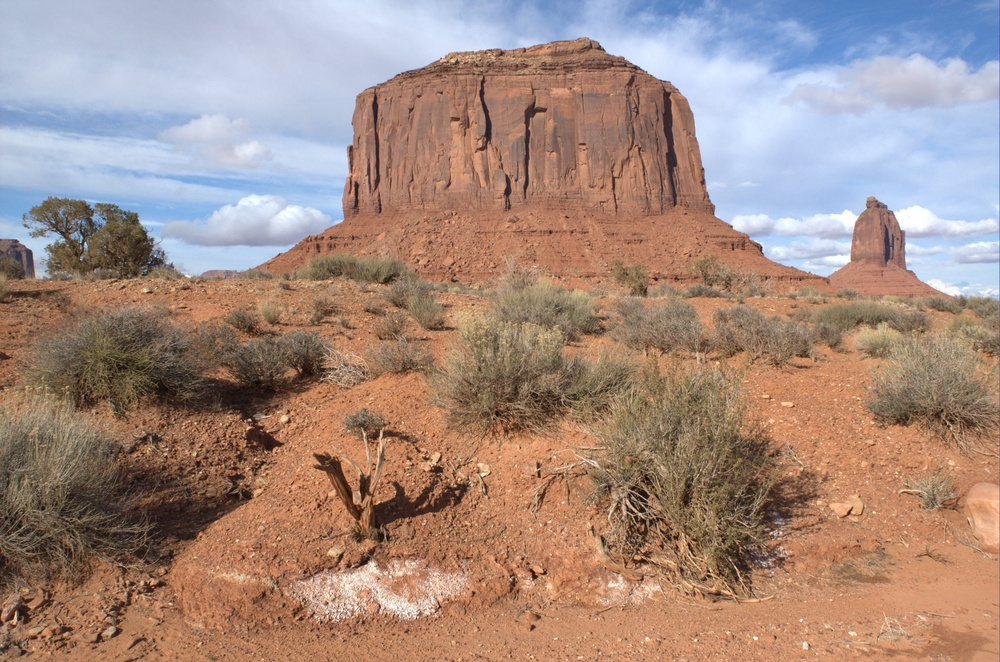
#> input picture sample_images/a0001-jmac_DSC1459.jpg, 1000 x 662 px, shrunk from 3040 x 2014 before the run
$ python main.py --input ../../../../sample_images/a0001-jmac_DSC1459.jpg   (older library calls are emulated)
#> lines starting #> are read from the running program, lines starting #| are printed output that depends on the picture
### src/envs/dehaze/src/dehaze/dark_prior_channel.py
import cv2
import numpy as np


# [4 lines left out: function statistic, not called in this run]


class DarkPriorChannelDehaze:
    """Dehaze using dark prior channel method from Kaiming He etc.

    Reference:
        [Single Image Haze Removal using Dark Channel Prior] \
                (http://kaiminghe.com/publications/cvpr09.pdf)
        [Guided Image Filtering] \
                (http://kaiminghe.com/publications/pami12guidedfilter.pdf)

    Args:
        wsize (int, optional): size of window for dark channel
        radius (int, optional): size of window for guided filter
        t_min (float, optional): minimum value of transmission
        ratio (float, optional): ratio of pixels used to estimate
            the atmosphere, refer to paper for details
        omega (float, optional): percantage of haze to be removed
        refine (bool, optional): whether to refine origin transmission
            estimation using guided filter
    """

    def __init__(
        self,
        wsize=15,
        radius=40,
        t_min=0.1,
        ratio=0.001,
        omega=0.95,
        refine=True,
    ):
        self.wsize = wsize
        self.radius = radius
        self.t_min = t_min
        self.ratio = ratio
        self.omega = omega
        self.refine = refine

    def dark_channel(self, img):
        """Get dark channel of an RGB image.

        Args:
            img (np.ndarray): [h, w, 3] size

        Return:
            An `np.ndarray` of size [h, w, 1]
        """
        h, w = img.shape[:2]
        img = np.min(img, axis=2, keepdims=False)
        padded = np.pad(
            img,
            (
                (self.wsize // 2, self.wsize // 2),
                (self.wsize // 2, self.wsize // 2),
            ),
            "edge",
        )

        img_distract = np.zeros([*img.shape, self.wsize**2])
        for i in range(self.wsize):
            for j in range(self.wsize):
                img_distract[..., i * self.wsize + j] = padded[  # noqa E203
                    i : i + h, j : j + w  # noqa E203
                ]  # noqa E203
        return np.min(img_distract, axis=2, keepdims=True)

    def atmosphere(self, img, img_dark):
        """Estimate the atmosphere light condition.

        Args:
            img (np.ndarray): [h, w, 3] size
            img_dark (np.ndarray): [h, w, 1] size dark channel of the img

        Return:
            An `np.ndarray` of size [3]
        """
        img = img.reshape([-1, 3])
        img_dark = img_dark.flatten()
        top_k_index = np.argsort(img_dark)[
            -int(img_dark.size * self.ratio) :  # noqa E203
        ]  # noqa E203
        return np.max(np.take(img, top_k_index, axis=0), axis=0)

    def transmission(self, img, at, img_dark, omega=0.95):
        """Estimiate the transmission.

        Args:
            img (np.ndarray): [h, w, 3] size
            at (np.ndarray): [3] size atmosphere
            img_dark (np.ndarray): [h, w, 1] size dark channel of the img

        Return:
            An `np.ndarray` of size [h, w, 1]
        """
        t = 1.0 - self.omega * self.dark_channel(img / at)
        return t

    # [6 lines left out: function soft_mat, not called in this run]

    def guided_filter(self, img, img_guide, epsilon=0.0001):
        """Smooth filter which keep edge property.

        Args:
            img (np.ndarray): [h, w] size
            img_guided (np.ndarray): [h, w] size guide image
            epsilon (float, optional): avoid `ZeroDivisionError`

        Return:
            A smoothed version of img, `np.ndarray` of size [h, w, 1]
        """
        g_mean = cv2.boxFilter(img_guide, cv2.CV_32F, (self.radius, self.radius))
        g_corr = cv2.boxFilter(
            img_guide * img_guide, cv2.CV_32F, (self.radius, self.radius)
        )
        i_mean = cv2.boxFilter(img, cv2.CV_32F, (self.radius, self.radius))
        gi_corr = cv2.boxFilter(img * img_guide, cv2.CV_32F, (self.radius, self.radius))

        g_var = g_corr - g_mean * g_mean
        gi_cov = gi_corr - i_mean * g_mean

        a = gi_cov / (g_var + epsilon)
        b = i_mean - a * g_mean

        mean_a = cv2.boxFilter(a, cv2.CV_32F, (self.radius, self.radius))
        mean_b = cv2.boxFilter(b, cv2.CV_32F, (self.radius, self.radius))

        img = mean_a * img_guide + mean_b
        return img

    def reconstruct(self, img, at, t):
        """Get the final dehazed img."""
        return (img - at) / t + at

    def __call__(self, img):
        img = img.astype(np.float32)
        img_dark = self.dark_channel(img)
        at = self.atmosphere(img, img_dark)
        t = self.transmission(img, at, img_dark)

        if self.refine:
            img_gray = cv2.cvtColor(img, cv2.COLOR_BGR2GRAY)
            t = self.guided_filter(t.reshape(img_gray.shape), img_gray).reshape(t.shape)

        t = np.maximum(self.t_min, t)
        return self.reconstruct(img, at, t)

### src/envs/dehaze/src/utils.py
import os


def format(src, *addition):
    """Format string according to their extension.

    Args:
        src (str): origin string to be formatted
        addition (str or 'type' could use `str(addition)`): target to be added to the `src`
    """  # noqa: E501
    base, ext = os.path.splitext(src)
    fstr = len(addition) * "-{}"
    return (base + fstr + ext).format(*addition)


def assure_dir(dir):
    """Ensure the existence of the dir."""  # noqa: E501
    if not os.path.exists(dir):
        os.mkdir(dir)

### src/envs/dehaze/src/main.py
import argparse
import os

import cv2
import dehaze
import utils

parser = argparse.ArgumentParser()
parser.add_argument(
    "--input", type=str, required=True, help="index for single input image"
)
parser.add_argument(
    "--t_min", type=float, default=0.25, help="minimum transmission rate"
)
parser.add_argument(
    "--window", type=int, default=15, help="window size of dark channel"
)
parser.add_argument("--radius", type=int, default=80, help="radius of guided filter")
parser.add_argument(
    "--omega",
    type=float,
    default=0.95,
    help="percantage of haze to be removed",
)
parser.add_argument(
    "--refine",
    type=bool,
    default=True,
    help="whether to refine the transmission estimated",
)

opt = parser.parse_args()

# path cal
FILE_DIR = os.path.dirname(os.path.abspath(__file__))
BASE_ROOT = os.path.dirname(FILE_DIR)
DST_ROOT = os.path.join(BASE_ROOT, "res")
utils.assure_dir(DST_ROOT)

src_path = os.path.abspath(opt.input)
dst_name = utils.format(
    os.path.split(src_path)[1],
    opt.window,
    opt.radius,
    opt.omega,
    opt.t_min,
    opt.refine,
)
dst_path = os.path.join(DST_ROOT, dst_name)

dehazer = dehaze.DarkPriorChannelDehaze(
    wsize=opt.window,
    radius=opt.radius,
    omega=opt.omega,
    t_min=opt.t_min,
    refine=opt.refine,
)

src_img = cv2.imread(src_path, cv2.IMREAD_COLOR)
#> src_img is the input picture: shape (662, 1000, 3); mean B, G, R 128.9, 139.5, 164
img_dehaze = dehazer(src_img)
#> in dark_channel, `return np.min(img_distract, axis=2, keepdims=True)`:
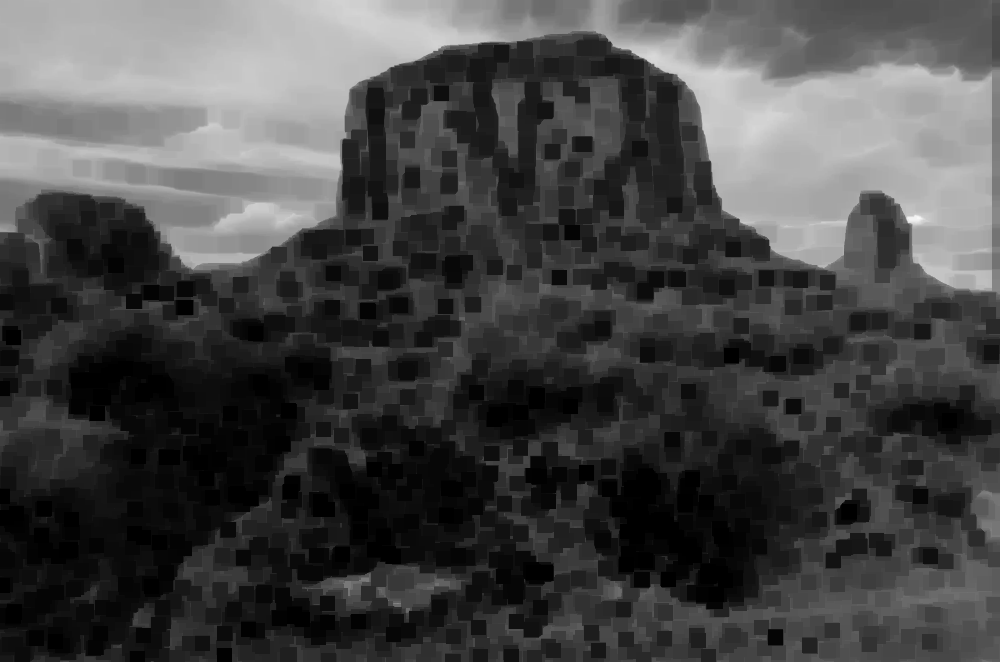
#> returned value: shape (662, 1000, 1) float64; min 0, max 249, mean 69.9
#> in atmosphere, `top_k_index = np.argsort(img_dark)[ -int(img_dark.size * self.ratio) :`: top_k_index = 662 values, max 223920 at index 294, min 336 at index 86, mean 107101.9
#> in __call__, `at = self.atmosphere(img, img_dark)`: at = [255, 255, 255]
#> in guided_filter, `g_var = g_corr - g_mean * g_mean`:
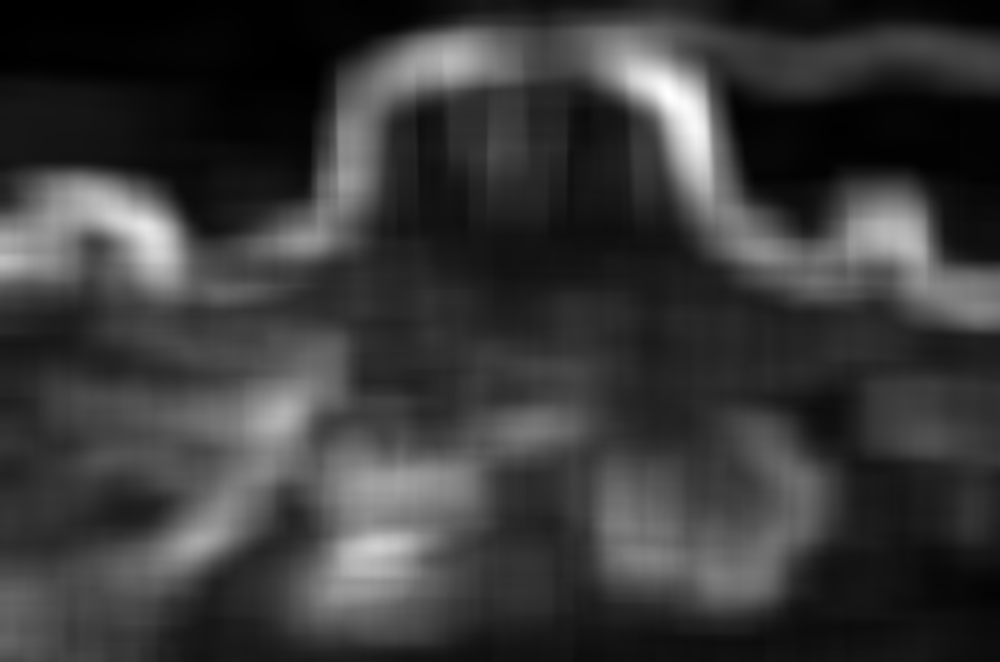
#> g_var: shape (662, 1000) float32; min 5.53, max 3678.1, mean 838; drawn with min black and max white
#> in guided_filter, `gi_cov = gi_corr - i_mean * g_mean`:
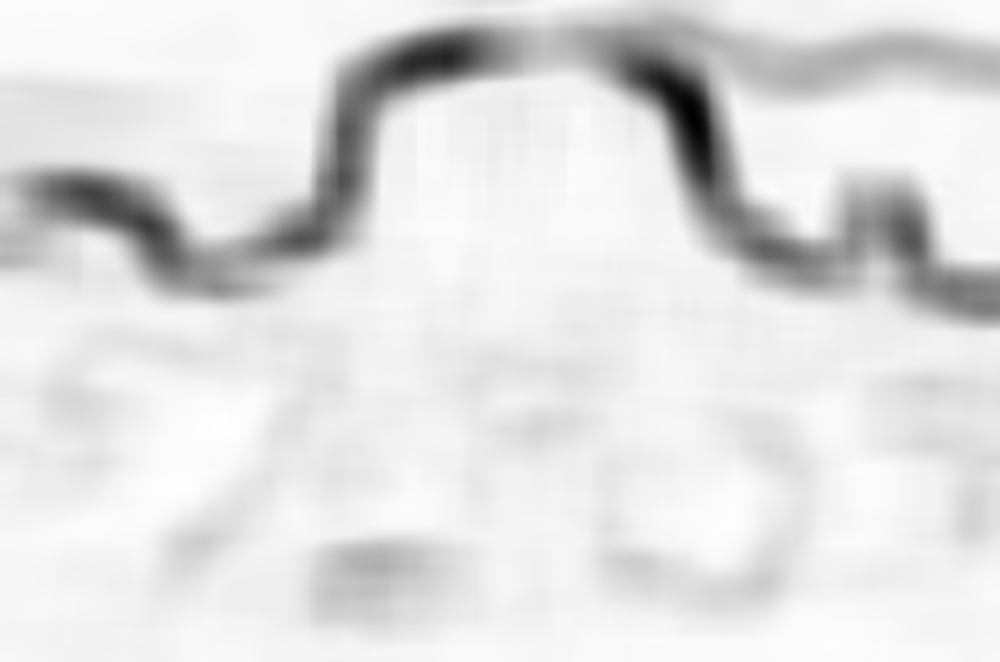
#> gi_cov: shape (662, 1000) float32; min -13.91, max 0.2, mean -1.47; drawn with min black and max white
#> in guided_filter, `mean_a = cv2.boxFilter(a, cv2.CV_32F, (self.radius, self.radius))`:
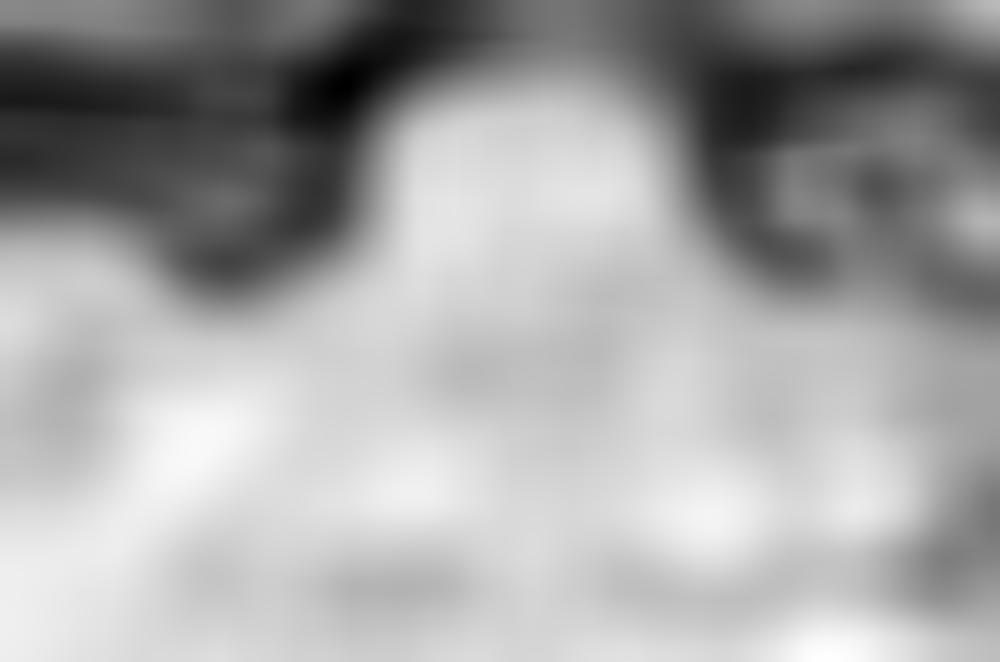
#> mean_a: shape (662, 1000) float32; min -0.0053, max 0.000134, mean -0.00179; drawn with min black and max white
#> in guided_filter, `mean_b = cv2.boxFilter(b, cv2.CV_32F, (self.radius, self.radius))`:
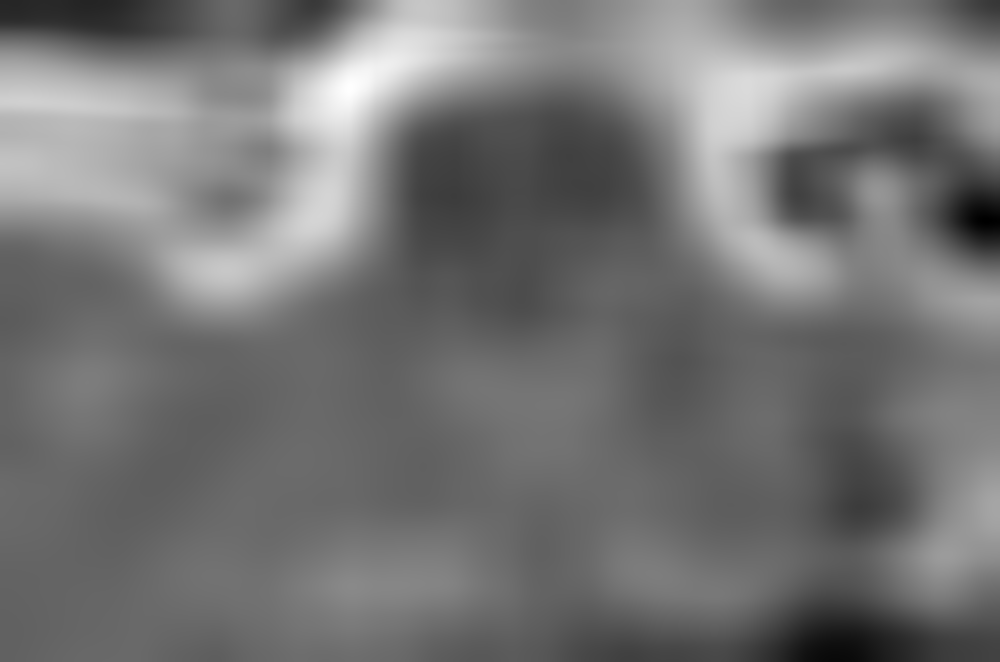
#> mean_b: shape (662, 1000) float32; min 0.685, max 1.45, mean 1.04; drawn with min black and max white
#> in guided_filter, `img = mean_a * img_guide + mean_b`:
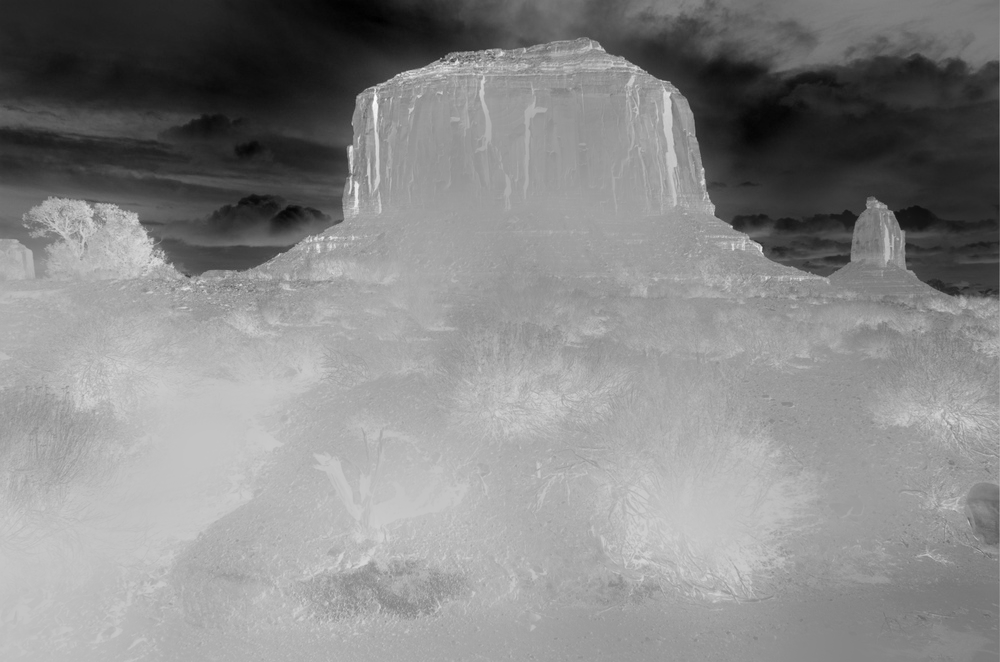
#> img: shape (662, 1000) float32; min 0.207, max 1.2, mean 0.739; drawn with min black and max white
#> in reconstruct, `return (img - at) / t + at`:
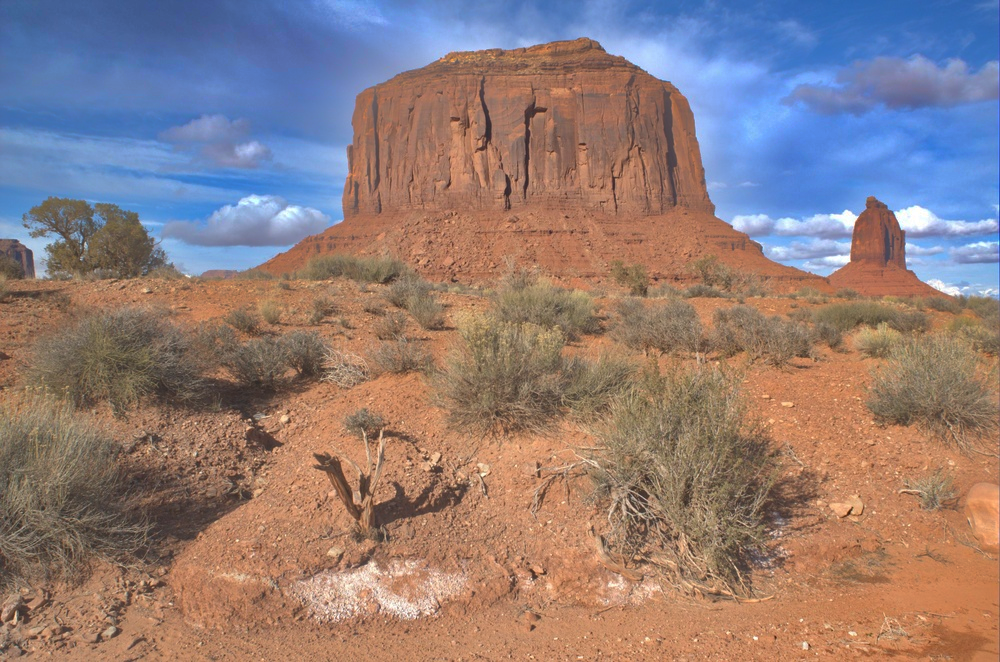
#> returned value: shape (662, 1000, 3) float32; mean of channels 0, 1, 2 100.6, 102.7, 125.6; drawn with min black and max white
cv2.imwrite(dst_path, img_dehaze)

print(f"Saved to: {dst_path}")
